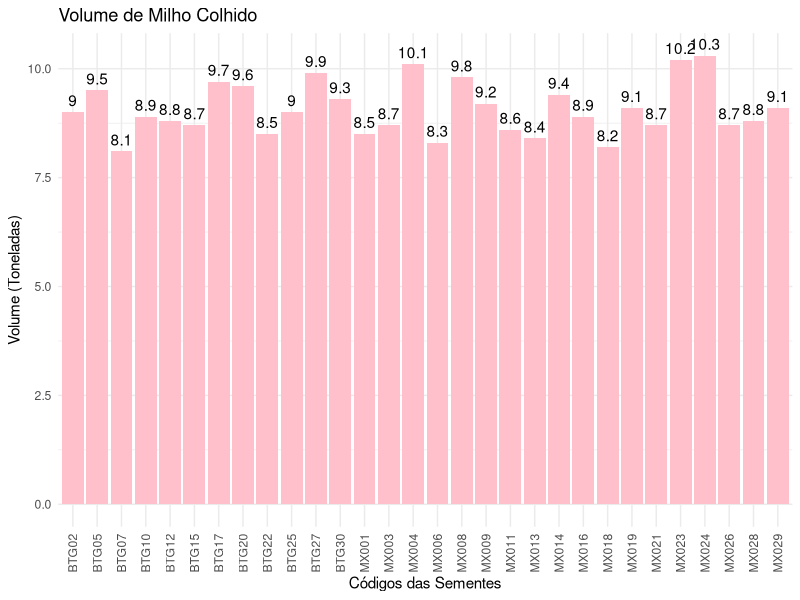
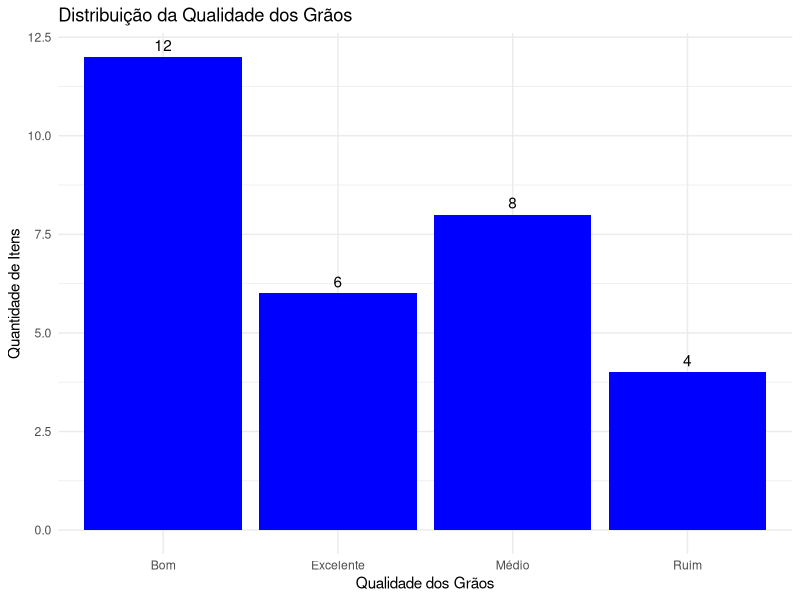

R code for these plots, in order:
#AnaBeatrizDuarteDomingues_RM510302_fase2_cap7
#JuniorRodriguesDaSilva_RM559451_fase2_cap7
install.packages("languageserver")
install.packages("ggplot2")
library(ggplot2)

#Dados da variável quantitativa
volume_colhido <- c(8.5, 9, 8.7, 10.1, 9.5, 8.3, 8.1, 9.8, 9.2, 8.9, 8.6, 8.8, 8.4, 9.4, 8.7, 8.9, 9.7, 8.2, 9.1, 9.6, 8.7, 8.5, 10.2, 10.3, 9, 8.7, 9.9, 8.8, 9.1, 9.3)
codigos <- c("MX001", "BTG02", "MX003", "MX004", "BTG05", "MX006", "BTG07", "MX008", "MX009", "BTG10", "MX011", "BTG12", "MX013", "MX014", "BTG15", "MX016", "BTG17", "MX018", "MX019", "BTG20", "MX021", "BTG22", "MX023", "MX024", "BTG25", "MX026", "BTG27", "MX028", "MX029", "BTG30")

#Dados da Variável Qualitativa
qualid_graos <- c("Bom", "Excelente", "Médio", "Bom", "Ruim", "Bom", "Médio", "Excelente", "Bom", "Médio", "Bom", "Excelente", "Médio", "Bom", "Ruim", "Bom", "Excelente", "Médio", "Bom", "Ruim", "Bom", "Médio", "Excelente", "Bom", "Médio", "Bom", "Excelente", "Ruim", "Bom", "Médio")


# 1. Medidas de Tendência Central
media_volume <- mean(volume_colhido)
mediana_volume <- median(volume_colhido)
moda_volume <- as.numeric(names(sort(table(volume_colhido), decreasing = TRUE)[1]))

# Exibindo as medidas de tendência central
cat("Média des Toneladas colhidas:", media_volume, "\n") 
cat("Mediana das Toneladas colhidas:", mediana_volume, "\n")
cat("Moda das Toneladas colhidas:", moda_volume, "\n")

# 2. Medidas de Dispersão
maximo_volume <- max(volume_colhido)
minimo_volume <- min(volume_colhido)
variancia_volume <- var(volume_colhido)
desvio_padrao_volume <- sd(volume_colhido)
amplitude_volume <- max(volume_colhido) - min(volume_colhido)
cv_volume <- (sd(volume_colhido)/mean(volume_colhido))*100

# Exibindo as medidas de dispersão
cat("Maior colheita:", maximo_volume, "\n")
cat("Menor colheita:", minimo_volume, "\n")
cat("Variância de toneladas colhidas:", variancia_volume, "\n")
cat("Desvio Padrão:", desvio_padrao_volume, "\n")
cat("Amplitude:", amplitude_volume, "\n")
cat("Coeficiente de Variação:", cv_volume, "\n")


# 3. Medidas Separatrizes
quartis <- quantile(volume_colhido, probs =c(0.25, 0.50, 0.75))
decis <- quantile(volume_colhido, probs = seq(0.1, 0.9, by = 0.1))
centis <- quantile(volume_colhido, probs = seq(0.01, 0.99, by = 0.01))

#Exibindo as medidas separatrizes
cat("Quartis:", quartis, "\n")
cat("Decis:", decis, "\n")
cat("Centis:", centis, "\n")


# 4. Análise Gráfica
#Criando um data frame
dados_volume <- data.frame(Código_Semente = codigos, Volume_Colhido = volume_colhido)
#Criando um Gráfico de Barras
ggplot(data = dados_volume, aes(x = Código_Semente, y = Volume_Colhido)) +
  geom_bar(stat = "identity", fill = "pink") +
  geom_text(aes(label = Volume_Colhido), vjust = -0.5) + # Adiciona os valores nas barras
  labs(title = "Volume de Milho Colhido", x = "Códigos das Sementes", y = "Volume (Toneladas)") +
  theme_minimal() +
  theme(axis.text.x = element_text(angle = 90, vjust = 0.5, hjust=1)) # Rotaciona os rótulos do eixo X


#Análise Gráfica Variável Qualitativa
# Criar o gráfico de barras diretamente a partir da variável qualid_graos
ggplot() + 
  geom_bar(aes(x = qualid_graos), fill = "blue") + 
  geom_text(stat = 'count', aes(x = qualid_graos, label = after_stat(count)), vjust = -0.5) + 
  labs(title = "Distribuição da Qualidade dos Grãos",
       x = "Qualidade dos Grãos",
       y = "Quantidade de Itens") +
  theme_minimal()